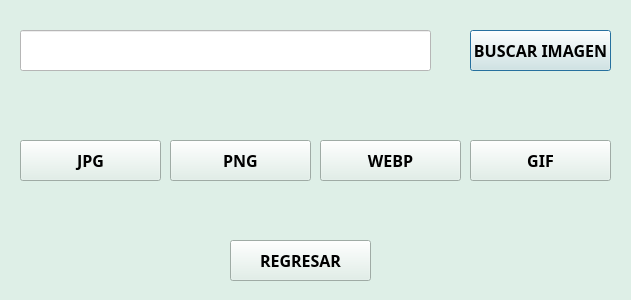
<?xml version="1.0" encoding="UTF-8"?>
<ui version="4.0">
 <class>Dialog</class>
 <widget class="QDialog" name="Dialog">
  <property name="geometry">
   <rect>
    <x>0</x>
    <y>0</y>
    <width>631</width>
    <height>300</height>
   </rect>
  </property>
  <property name="windowTitle">
   <string>Dialog</string>
  </property>
  <property name="styleSheet">
   <string notr="true">background-color: rgb(222, 239, 231);</string>
  </property>
  <widget class="QLineEdit" name="textimg">
   <property name="geometry">
    <rect>
     <x>20</x>
     <y>30</y>
     <width>411</width>
     <height>41</height>
    </rect>
   </property>
   <property name="font">
    <font>
     <family>Hack Nerd Font Mono</family>
     <pointsize>10</pointsize>
     <bold>true</bold>
    </font>
   </property>
   <property name="styleSheet">
    <string notr="true">background-color: rgb(255, 255, 255);</string>
   </property>
  </widget>
  <widget class="QPushButton" name="btnsearch">
   <property name="geometry">
    <rect>
     <x>470</x>
     <y>30</y>
     <width>141</width>
     <height>41</height>
    </rect>
   </property>
   <property name="font">
    <font>
     <family>Hack Nerd Font Mono</family>
     <pointsize>12</pointsize>
     <bold>true</bold>
    </font>
   </property>
   <property name="text">
    <string>BUSCAR IMAGEN</string>
   </property>
  </widget>
  <widget class="QPushButton" name="btnjpg">
   <property name="geometry">
    <rect>
     <x>20</x>
     <y>140</y>
     <width>141</width>
     <height>41</height>
    </rect>
   </property>
   <property name="font">
    <font>
     <family>Hack Nerd Font Mono</family>
     <pointsize>12</pointsize>
     <bold>true</bold>
    </font>
   </property>
   <property name="text">
    <string>JPG</string>
   </property>
  </widget>
  <widget class="QPushButton" name="btnpng">
   <property name="geometry">
    <rect>
     <x>170</x>
     <y>140</y>
     <width>141</width>
     <height>41</height>
    </rect>
   </property>
   <property name="font">
    <font>
     <family>Hack Nerd Font Mono</family>
     <pointsize>12</pointsize>
     <bold>true</bold>
    </font>
   </property>
   <property name="text">
    <string>PNG</string>
   </property>
  </widget>
  <widget class="QPushButton" name="btnwebp">
   <property name="geometry">
    <rect>
     <x>320</x>
     <y>140</y>
     <width>141</width>
     <height>41</height>
    </rect>
   </property>
   <property name="font">
    <font>
     <family>Hack Nerd Font Mono</family>
     <pointsize>12</pointsize>
     <bold>true</bold>
    </font>
   </property>
   <property name="text">
    <string>WEBP</string>
   </property>
  </widget>
  <widget class="QPushButton" name="btngif">
   <property name="geometry">
    <rect>
     <x>470</x>
     <y>140</y>
     <width>141</width>
     <height>41</height>
    </rect>
   </property>
   <property name="font">
    <font>
     <family>Hack Nerd Font Mono</family>
     <pointsize>12</pointsize>
     <bold>true</bold>
    </font>
   </property>
   <property name="text">
    <string>GIF</string>
   </property>
  </widget>
  <widget class="QPushButton" name="return1">
   <property name="geometry">
    <rect>
     <x>230</x>
     <y>240</y>
     <width>141</width>
     <height>41</height>
    </rect>
   </property>
   <property name="font">
    <font>
     <family>Hack Nerd Font Mono</family>
     <pointsize>12</pointsize>
     <bold>true</bold>
    </font>
   </property>
   <property name="text">
    <string>REGRESAR</string>
   </property>
  </widget>
 </widget>
 <resources/>
 <connections/>
</ui>
